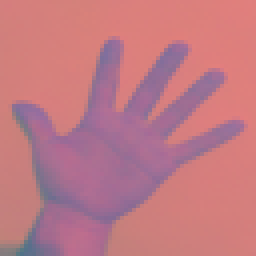
%> input picture lab10/zad10_5/out_00.ppm, 64 x 64 px (shown 4 times larger)
$ octave ycbcr_bin.m   (GNU Octave 9; MATLAB toolbox functions it lacks are replaced by stand-ins)
%> lines starting %> are read from the running program, lines starting %| are printed output that depends on the picture; in (x1, y1, x2, y2) boxes, pixels count from 0 and x2, y2 are one past the last pixel; in counts of white or black regions, pixels touching at a corner belong together; the program's own positions count from 1
clear all
close all

ycbcr = imread('out_00.ppm');
%> ycbcr is the input picture: size 64x64x3 uint8; mean R, G, B 193.1, 121.1, 132.2

Cb=ycbcr(:,:,2);
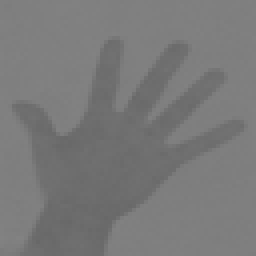
%> Cb: size 64x64 uint8 (shown 4 times larger); min 104, max 130, mean 121.1
Cr=ycbcr(:,:,3);
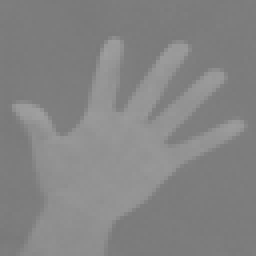
%> Cr: size 64x64 uint8 (shown 4 times larger); min 121, max 159, mean 132.2
Ta=90;
Tb=120;
Tc=130;
Td=165;
bin=zeros(64);

figure(1)
histogram(Cb);
title('Cb');
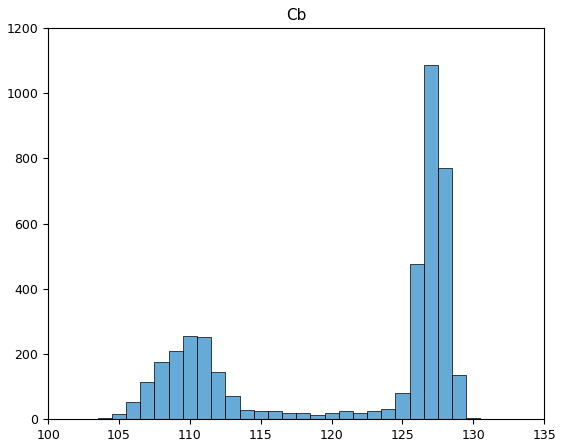
%> figure redrawn from the program's plot data; tallest bar 1088 high, from x = 126.5 to 127.5
figure(2)
histogram(Cr);
title('Cr');
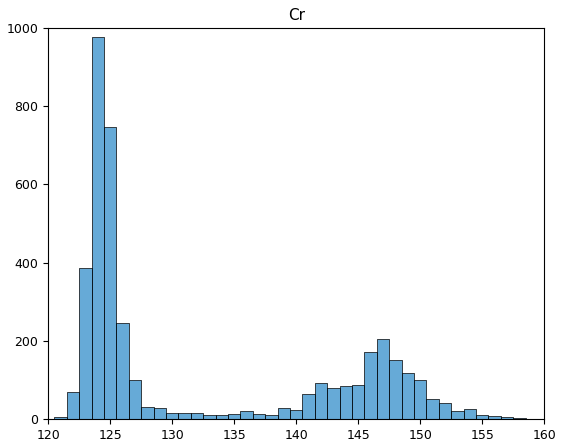
%> figure redrawn from the program's plot data; tallest bar 977 high, from x = 123.5 to 124.5

for i=1:64
    for j=1:64
        if Cb(i,j) > Ta && Cb(i,j) < Tb && Cr(i,j) > Tc && Cr(i,j) < Td
            bin(i,j)=0;
        else
            bin(i,j)=255;
        end
    end
end
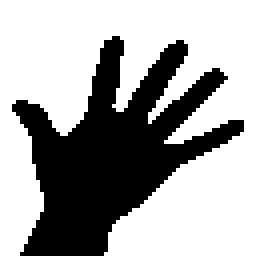
%> bin: size 64x64 double (shown 4 times larger); 65.3% white; 1 black region, box (x1, y1, x2, y2) and area: (3, 9, 61, 64) 1422
figure(3)
imshow(ycbcr(:,:,3), []);
title('YCbCr');
figure(4)
imshow(bin, []);
title('binary');
